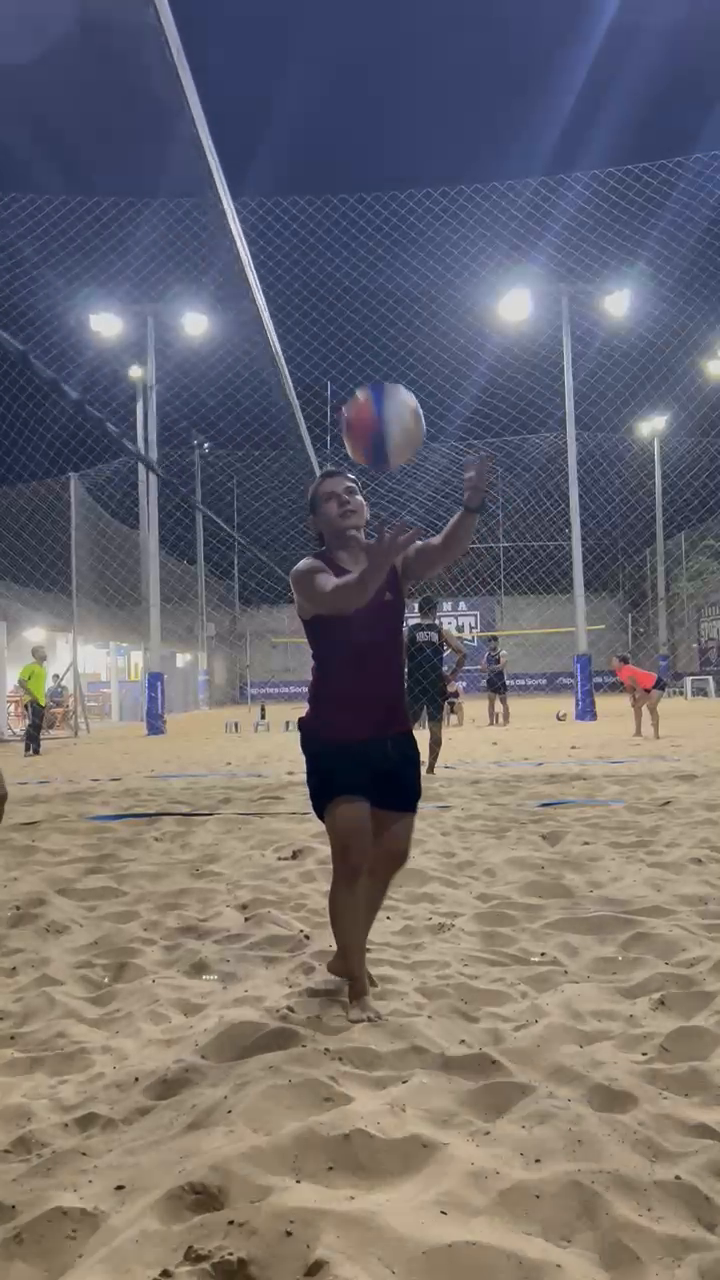
#> input picture frame 6 of video.mp4, 720 x 1280 px
$ python app.py
#> lines starting #> are read from the running program, lines starting #| are printed output that depends on the picture; after the words box and inside, x2 and y2 are one past the last pixel; in counts of white or black regions, pixels touching at a corner belong together
import cv2
import numpy as np
import os

class VideoMotionDetector:
    def __init__(self, video_path, width=640, height=780, save_interval=50):
        self.video_path = video_path
        self.width = width
        self.height = height
        self.save_interval = save_interval  # Intervalo entre as imagens salvas
        self.cap = cv2.VideoCapture(video_path)
        self.frame1 = None
        self.frame2 = None
        self.result_folder = "result"
        self.image_count = 0
        self.frame_count = 0

        # Verificar se o vídeo foi carregado corretamente
        if not self.cap.isOpened():
            raise Exception("Erro ao abrir o vídeo")

        # Criar pasta para resultados, se não existir
        if not os.path.exists(self.result_folder):
            os.makedirs(self.result_folder)

        # Ler e redimensionar os primeiros quadros
        self.init_frames()

    def init_frames(self):
        """Lê e redimensiona os quadros iniciais do vídeo."""
        ret, self.frame1 = self.cap.read()
#> self.frame1 is the input picture: shape (1280, 720, 3); mean B, G, R 111, 106.9, 110.7
        ret, self.frame2 = self.cap.read()
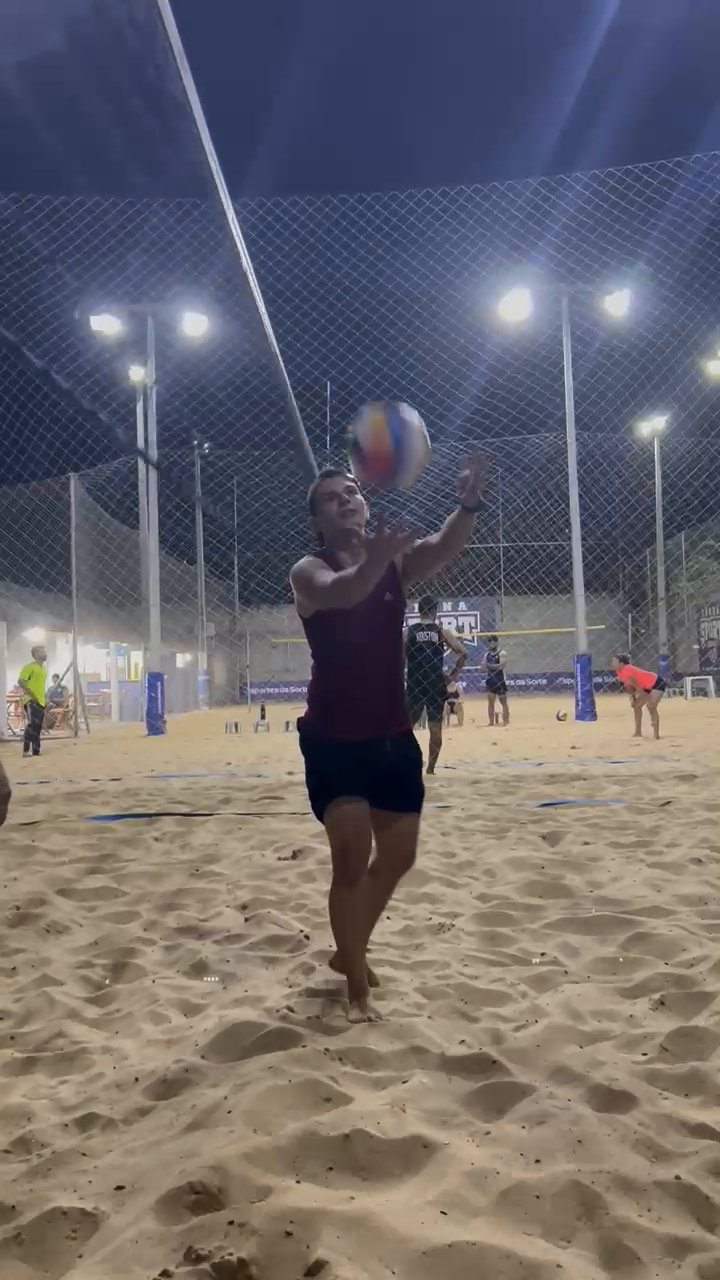
#> input picture frame 7 of video.mp4, 720 x 1280 px
#> self.frame2 is the input picture: shape (1280, 720, 3); mean B, G, R 107.9, 103.7, 107.4
        if ret:
            self.frame1 = cv2.resize(self.frame1, (self.width, self.height))
#> self.frame1: shape (780, 640, 3)
            self.frame2 = cv2.resize(self.frame2, (self.width, self.height))
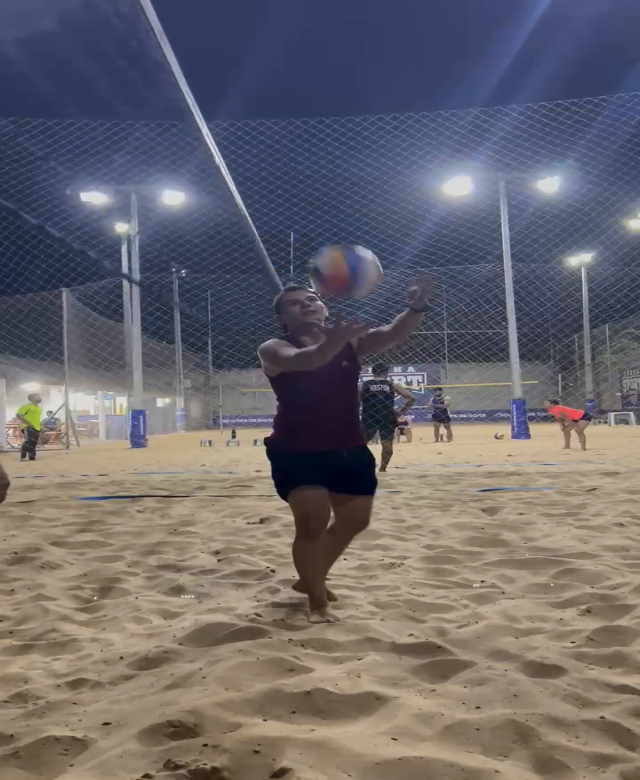
#> self.frame2: shape (780, 640, 3); mean B, G, R 107.8, 103.6, 107.3

    def detect_motion(self):
        """Realiza a detecção de movimento e gera uma imagem com efeito colorido."""
        diff = cv2.absdiff(self.frame1, self.frame2)
        gray = cv2.cvtColor(diff, cv2.COLOR_BGR2GRAY)
        blur = cv2.GaussianBlur(gray, (5, 5), 0)

        # Aplicar limiarização para binarizar a imagem
        _, thresh = cv2.threshold(blur, 20, 255, cv2.THRESH_BINARY)
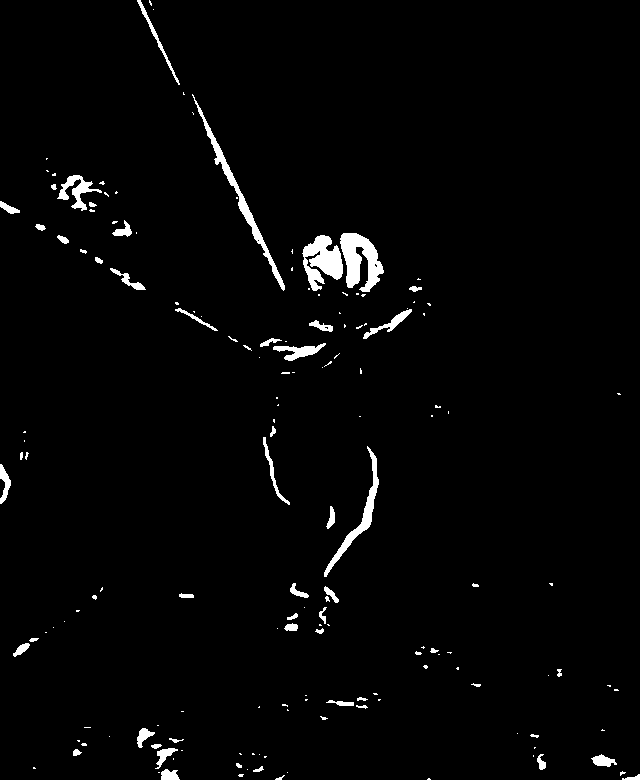
#> thresh: shape (780, 640); 2.2% white; 161 white regions (106 under 20 px), largest, box (x1, y1, x2, y2) and area: (340, 233, 384, 292) 1477, (302, 235, 343, 291) 1339, (192, 94, 285, 291) 1194

        # Criar uma máscara colorida para as regiões com movimento detectado
        colored_mask = np.zeros_like(self.frame1)
        colored_mask[thresh == 255] = [0, 0, 255]

        # Combinar a máscara com o quadro original
        highlighted_frame = cv2.addWeighted(self.frame1, 0.7, colored_mask, 0.3, 0)
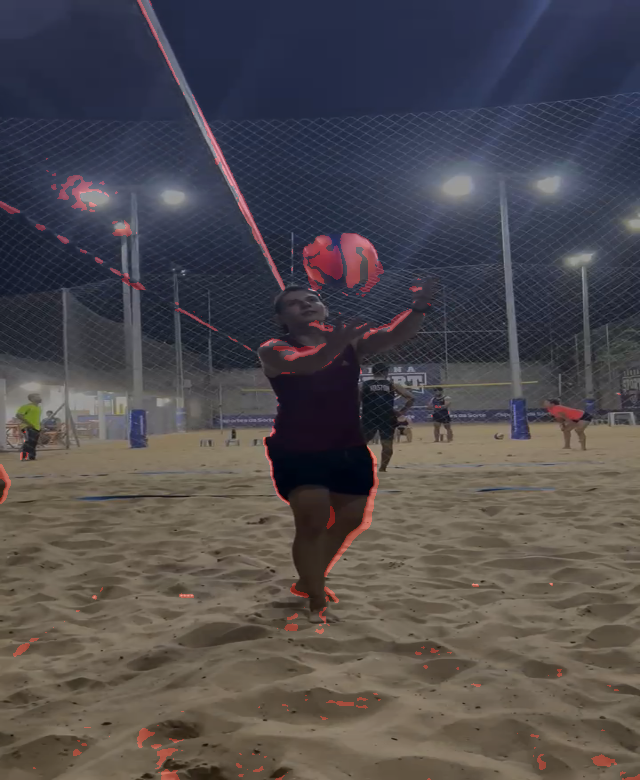
#> highlighted_frame: shape (780, 640, 3); mean B, G, R 77.6, 74.8, 79.1
        return highlighted_frame

    def save_image(self, image):
        """Salva a imagem final na pasta result."""
        image_path = f"{self.result_folder}/motion_{self.image_count}.png"
        cv2.imwrite(image_path, image)
        print(f"Imagem salva: {image_path}")
        self.image_count += 1

    def start_detection(self):
        """Inicia o loop de detecção de movimento e exibição do vídeo."""
        # Configurar a posição da janela no meio da tela
        screen_width, screen_height = 1920, 1080
        x_position = (screen_width - self.width) // 2
        y_position = (screen_height - self.height) // 2

        # Criar uma janela e posicioná-la no centro
        cv2.namedWindow('Detecta Movimento com Efeito Colorido', cv2.WINDOW_NORMAL)
        cv2.moveWindow('Detecta Movimento com Efeito Colorido', x_position, y_position)

    def count_frames(self):
        """Conta o número total de frames no vídeo."""
        total_frames = int(self.cap.get(cv2.CAP_PROP_FRAME_COUNT))
        print(f"Total de frames no vídeo: {total_frames}")

        # Loop principal para reprodução e detecção
        while cv2.getWindowProperty('Detecta Movimento com Efeito Colorido', cv2.WND_PROP_VISIBLE) >= 1:
            # Verificar se o vídeo terminou
            if not self.cap.isOpened() or self.frame1 is None or self.frame2 is None:
                break

            # Detectar movimento e gerar imagem com destaque
            highlighted_frame = self.detect_motion()

            # Exibir o quadro com o movimento destacado
            cv2.imshow('Detecta Movimento com Efeito Colorido', highlighted_frame)

            # Salvar imagens em intervalos específicos de frames
            if self.frame_count % self.save_interval == 0:
                self.save_image(highlighted_frame)

            # Incrementar o contador de frames
            self.frame_count += 1

            # Preparar o próximo quadro
            self.frame1 = self.frame2
            ret, self.frame2 = self.cap.read()
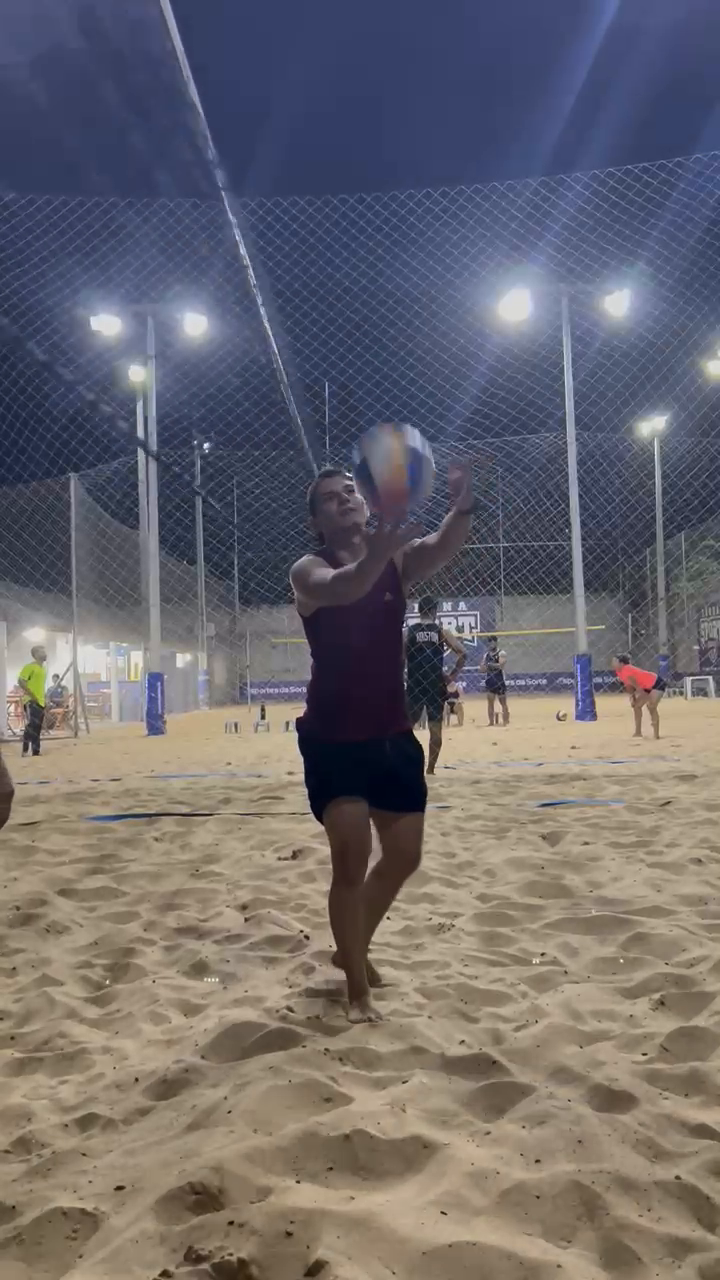
#> input picture frame 8 of video.mp4, 720 x 1280 px
#> self.frame2 is the input picture: shape (1280, 720, 3); mean B, G, R 109, 104.6, 108.3

            if ret:
                self.frame2 = cv2.resize(self.frame2, (self.width, self.height))
#> self.frame2: shape (780, 640, 3)
            else:
                # Reiniciar o vídeo se ele terminou
                self.cap.set(cv2.CAP_PROP_POS_FRAMES, 0)
                self.init_frames()

            # Checar se a janela foi fechada manualmente
            if cv2.waitKey(1) == 27:  # ESC para sair, se necessário
#> (key Esc is pressed here)
                break

        # Liberar os recursos e fechar a janela
        self.cap.release()
        cv2.destroyAllWindows()
        print(f"Processamento concluído! Imagens salvas na pasta '{self.result_folder}'.")

# Executar o detector com um exemplo de vídeo
if __name__ == "__main__":
    video_path = 'video.mp4'
    detector = VideoMotionDetector(video_path, save_interval=50)  # Salva a cada 50 frames
    detector.start_detection()
    detector.count_frames()

$ run again, starting later in the video
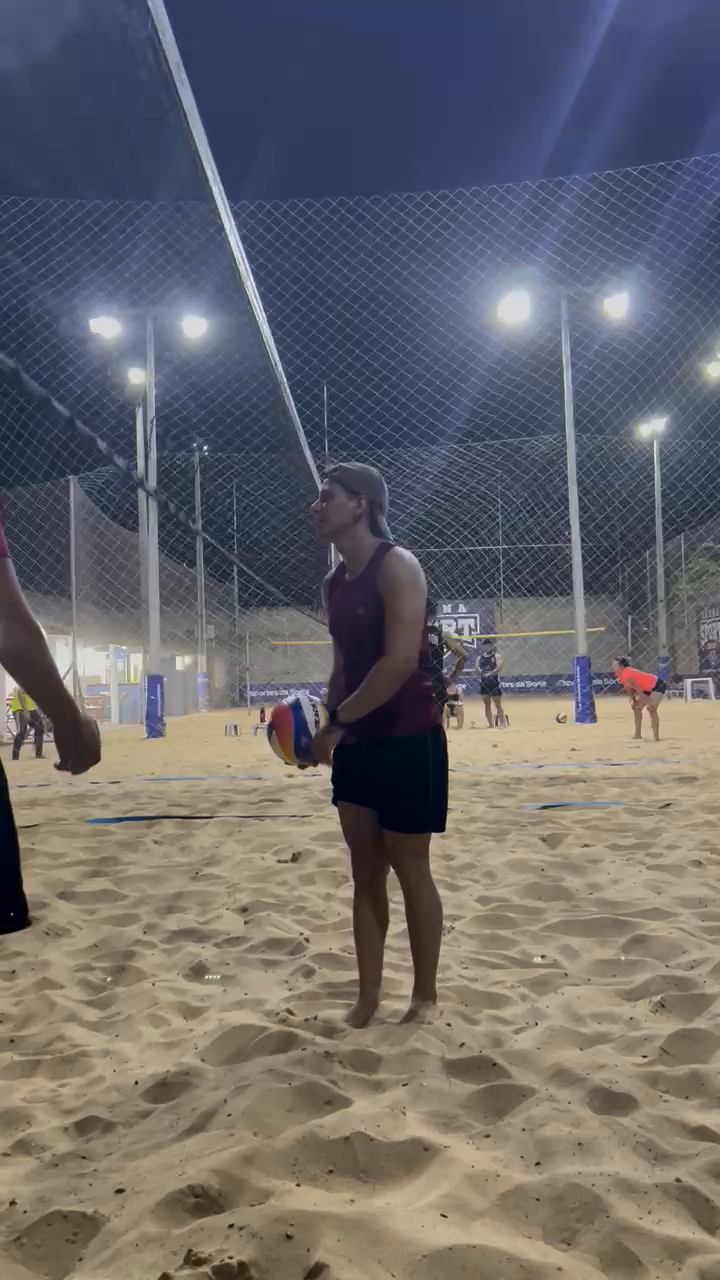
#> input picture frame 31 of video.mp4, 720 x 1280 px
#> in init_frames, self.frame1 is the input picture: shape (1280, 720, 3); mean B, G, R 106.3, 103.2, 106.4
#> self.frame1: shape (780, 640, 3)
#> in detect_motion, `_, thresh = cv2.threshold(blur, 20, 255, cv2.THRESH_BINARY)`:
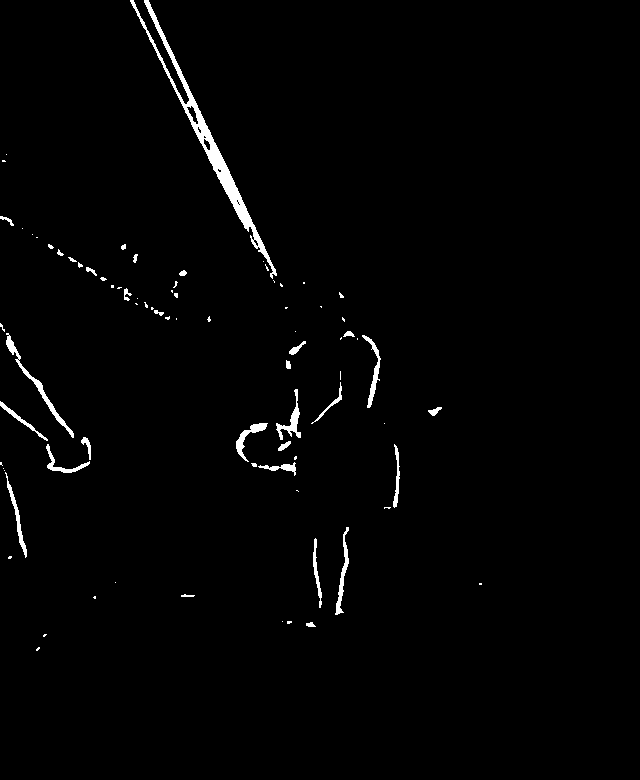
#> thresh: shape (780, 640); 1.5% white; 80 white regions (50 under 20 px), largest, box (x1, y1, x2, y2) and area: (130, 0, 277, 279) 2767, (6, 333, 74, 438) 552, (276, 389, 301, 440) 351
#> in count_frames, `self.frame2 = cv2.resize(self.frame2, (self.width, self.height))`:
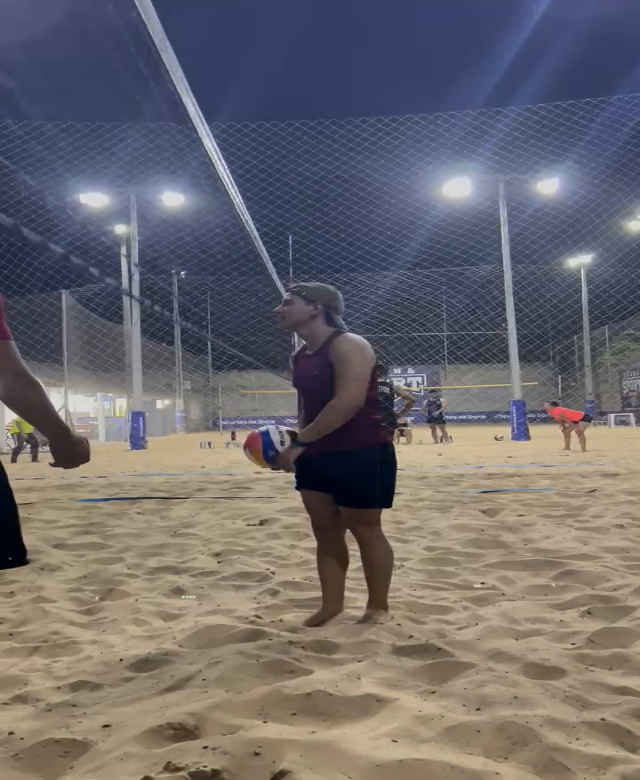
#> self.frame2: shape (780, 640, 3); mean B, G, R 108.8, 105.7, 109.2
